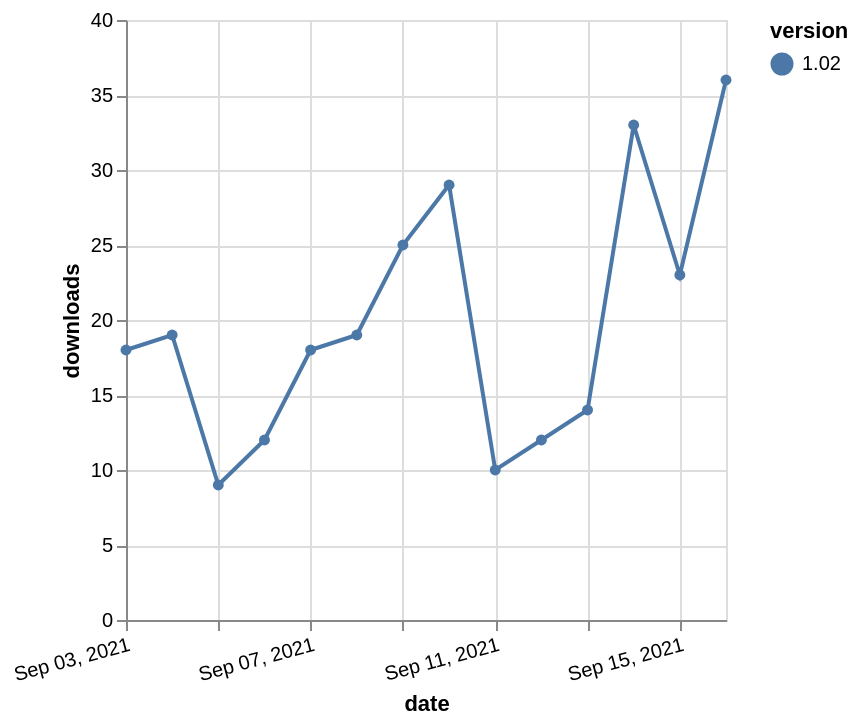

Express this chart as Vega-Lite.
### Vega-Lite specification from a JSON file in a GitHub repository (floating-point values rounded to 4 significant figures)
{"$schema": "https://vega.github.io/schema/vega-lite/v5.json", "description": "A simple bar chart with embedded data.", "data": {"values": [{"date": "2021-09-03", "total": 32550, "delta": 18, "version": "1.02"}, {"date": "2021-09-04", "total": 32569, "delta": 19, "version": "1.02"}, {"date": "2021-09-05", "total": 32578, "delta": 9, "version": "1.02"}, {"date": "2021-09-06", "total": 32590, "delta": 12, "version": "1.02"}, {"date": "2021-09-07", "total": 32608, "delta": 18, "version": "1.02"}, {"date": "2021-09-08", "total": 32627, "delta": 19, "version": "1.02"}, {"date": "2021-09-09", "total": 32652, "delta": 25, "version": "1.02"}, {"date": "2021-09-10", "total": 32681, "delta": 29, "version": "1.02"}, {"date": "2021-09-11", "total": 32691, "delta": 10, "version": "1.02"}, {"date": "2021-09-12", "total": 32703, "delta": 12, "version": "1.02"}, {"date": "2021-09-13", "total": 32717, "delta": 14, "version": "1.02"}, {"date": "2021-09-14", "total": 32750, "delta": 33, "version": "1.02"}, {"date": "2021-09-15", "total": 32773, "delta": 23, "version": "1.02"}, {"date": "2021-09-16", "total": 32809, "delta": 36, "version": "1.02"}]}, "width": "container", "mark": {"type": "line", "point": {"filled": true}}, "encoding": {"x": {"field": "date", "type": "temporal", "timeUnit": "yearmonthdate", "title": "date", "axis": {"labelAngle": -15}}, "y": {"field": "delta", "type": "quantitative", "title": "downloads"}, "color": {"field": "version", "type": "nominal"}, "tooltip": {"field": "delta"}}}
